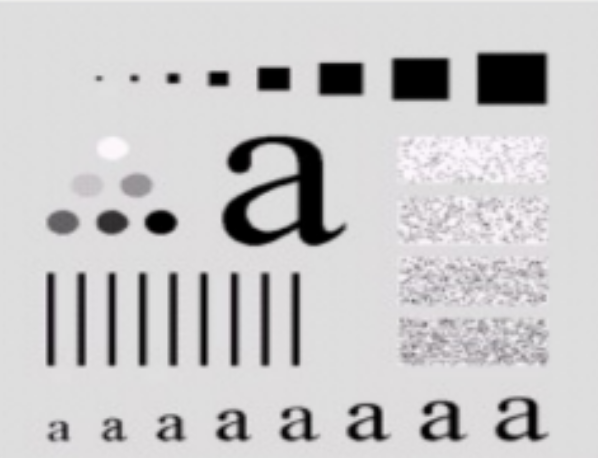
#> input picture Frequency domain image processing/test.png, 598 x 458 px
$ jupyter execute --allow-errors 'Butterworth filters.ipynb'
#> lines starting #> are read from the running program, lines starting #| are printed output that depends on the picture
[cell 1]
#Butter low


import cv2
import numpy as np
import matplotlib.pyplot as plt

filterVals = [5, 20, 50, 100, 400]
order = 2

img = cv2.imread('test.png', cv2.IMREAD_GRAYSCALE)
#> img: shape (458, 598); min 0, max 250, mean 199.5

f = np.fft.fft2(img)
fshift = np.fft.fftshift(f)

rows, cols = img.shape
#> rows = 458; cols = 598
crow, ccol = rows // 2, cols // 2
#> crow = 229; ccol = 299

#> (the rest of this cell did not finish here and is left out)

[cell 2]
#Butter High


import cv2
import numpy as np
import matplotlib.pyplot as plt

filterVals = [5, 20, 50, 100, 400]
order = 2

img = cv2.imread('test.png', cv2.IMREAD_GRAYSCALE)

f = np.fft.fft2(img)
fshift = np.fft.fftshift(f)

rows, cols = img.shape
crow, ccol = rows // 2, cols // 2

for filterVal in filterVals:
    mask = np.zeros((rows, cols), np.float32)
    for u in range(rows):
        for v in range(cols):
            D = np.sqrt((u - crow)**2 + (v - ccol)**2)
            if D == 0:
                mask[u, v] = 0
            else:
                mask[u, v] = 1 / (1 + (filterVal / D)**(2 * order))

    fshift_filtered = fshift * mask
    f_ishift = np.fft.ifftshift(fshift_filtered)
    img_back = np.fft.ifft2(f_ishift)
    img_back = np.abs(img_back)

    img_back = cv2.normalize(img_back, None, 0, 255, cv2.NORM_MINMAX)
    img_back = img_back.astype(np.uint8)

    cv2.imwrite(f'btHigh_{filterVal}.png', img_back)
#> this loop made 5 passes
#> pass 1, `img_back = np.abs(img_back)`:
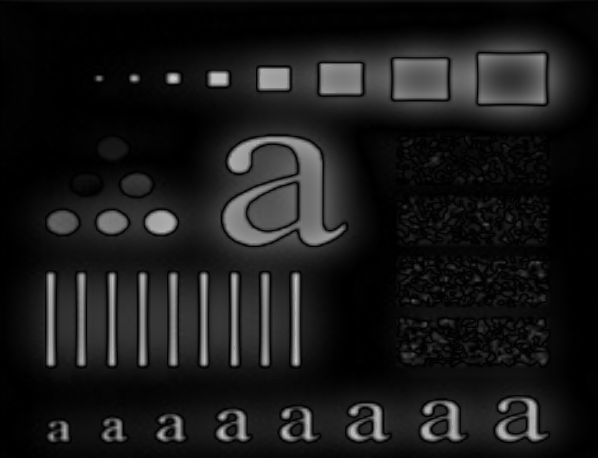
#> img_back: shape (458, 598) float64; min 1.33e-05, max 206.2, mean 26
#> pass 1, `img_back = cv2.normalize(img_back, None, 0, 255, cv2.NORM_MINMAX)`:
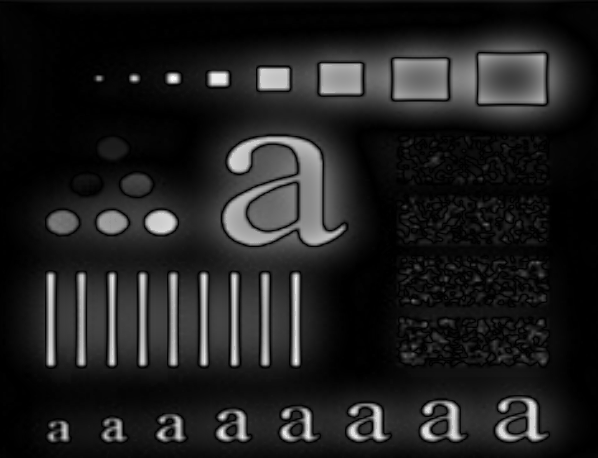
#> img_back: shape (458, 598) float64; min -3.18e-22, max 255, mean 32.2; drawn with min black and max white
#> pass 2, `img_back = np.abs(img_back)`:
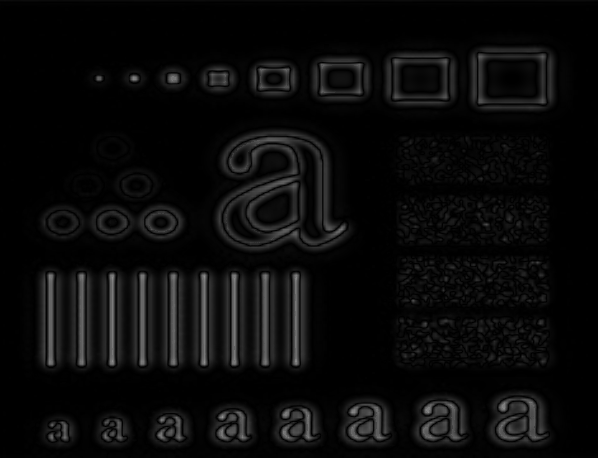
#> img_back: shape (458, 598) float64; min 7.8e-06, max 145.2, mean 10.9
#> after the loop:
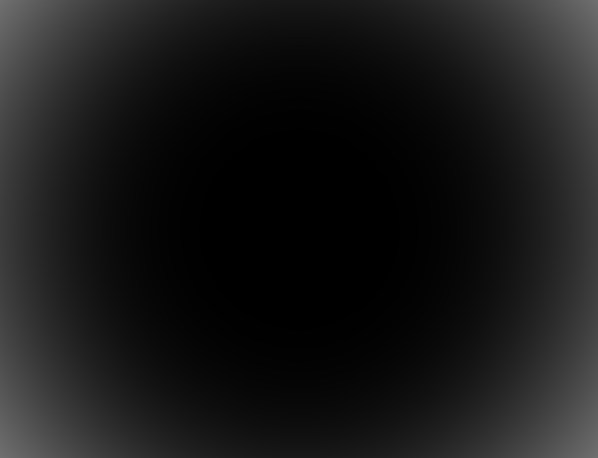
#> mask: shape (458, 598) float32; min 0, max 0.44, mean 0.0991
